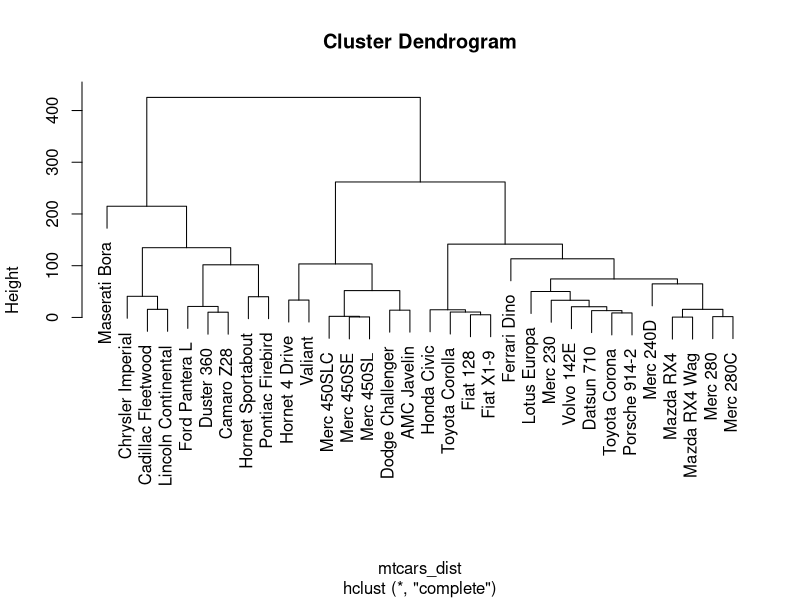

R code for this plot:


mtcars
View(mtcars)

library("dplyr")
library("ggplot2")

set.seed(42)
mtcars_km <- kmeans(mtcars, centers = 3)
mtcars_km$cluster

mtcars_aug <- data.frame(mtcars,
                  cluster = mtcars_km$cluster)
glimpse(mtcars_aug)

mtcars_dist <- dist(mtcars)
nrow(mtcars)

mtcars_hc <- hclust(mtcars_dist)
plot(mtcars_hc)

mtcars_hc_clusters <- cutree(mtcars_hc, k = 3)
mtcars_aug <- data.frame(mtcars,
            cluster_km = mtcars_km$cluster,
            cluster_hc = mtcars_hc_clusters)
glimpse(mtcars_aug)

table(mtcars_aug$cluster_km, mtcars_aug$cluster_hc)

